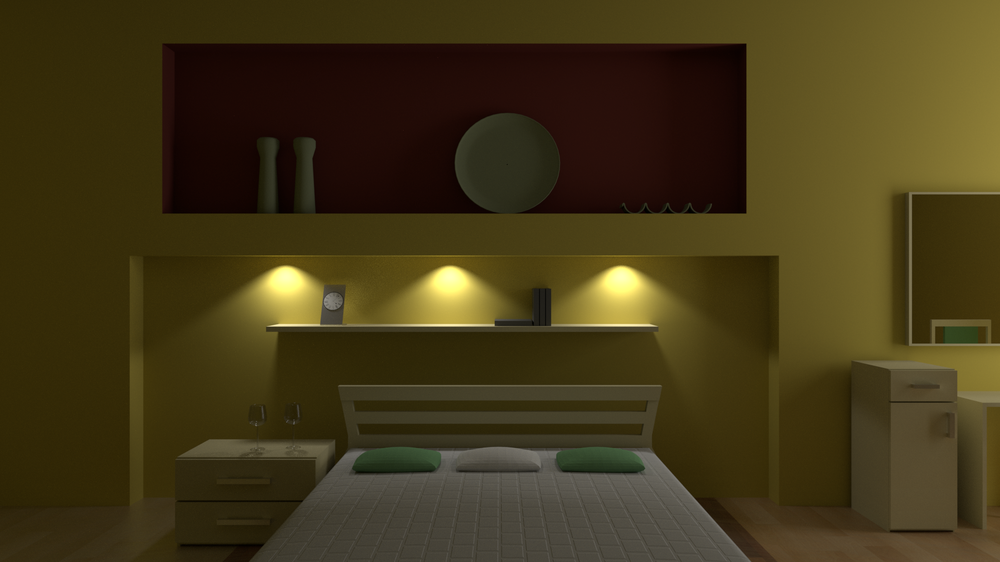
#> input picture images/room1.png, 1000 x 562 px, shrunk from 1920 x 1080 before the run
$ python sift_pairs.py
#> lines starting #> are read from the running program, lines starting #| are printed output that depends on the picture
#> further down, img1 is the input picture: shape (562, 1000, 3); mean B, G, R 23.9, 55.3, 66.8
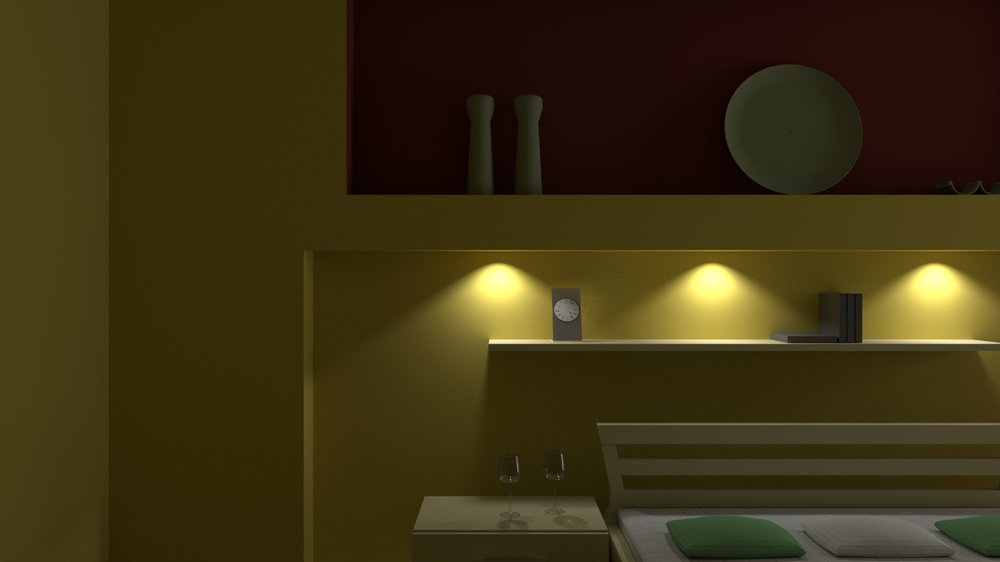
#> input picture images/room2.png, 1000 x 562 px, shrunk from 1920 x 1080 before the run
#> further down, img2 is the input picture: shape (562, 1000, 3); mean B, G, R 18.9, 49.3, 60.5
import cv2 as cv
import numpy as np


def get_keypoint_pairs(img1, img2):

    sift = cv.xfeatures2d.SIFT_create()
    kp1, des1 = sift.detectAndCompute(img1, None)
#> kp1 = 138 keypoints; strongest (x, y, size): (286, 290, 37), (450, 292, 42.4), (621, 292, 40.9), (493, 325, 2.2)
    kp2, des2 = sift.detectAndCompute(img2, None)
#> kp2 = 82 keypoints; strongest (x, y, size): (500, 295, 49.8), (931, 298, 51.9), (492, 341, 4), (551, 341, 3.6)

    # print(des1.shape)
    # print(des2.shape)

    distances = np.zeros((des1.shape[0], des2.shape[0]))
    for i in range(des1.shape[0]):
        for j in range(des2.shape[0]):
            distance = np.sum(np.abs(des1[i] - des2[j]))
            distances[i, j] = distance
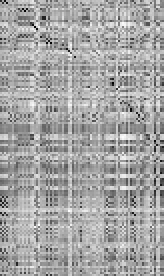
#> distances: shape (138, 82) float64 (shown 2 times larger); min 183, max 5558, mean 3669.9; drawn with min black and max white
    # print(np.argmin(distances, axis=1))

    potential_pairs = [(p1, np.argmin(distances[p1])) for p1 in range(distances.shape[0])]
#> potential_pairs = 138 pairs, first value 0 to 137, second value 0 to 81
    pairs = []
    for pair in potential_pairs:
        if np.argmin(distances[:, pair[1]]) == pair[0]:
            pairs.append(pair)
#> this loop made 138 passes
#> pair on passes 1 to 12: (0, 2), (1, 3), (2, 41), (3, 77), (4, 11), (5, 12), (6, 66), (7, 66), (8, 21), (9, 22), (10, 55), (11, 15)
#> after the loop, pairs = 42 pairs, first value 0 to 131, second value 0 to 81

    kp_pairs = [(kp1[pair[0]], kp2[pair[1]]) for pair in pairs]
#> kp_pairs = 42 items

    # removing points with the same coords
    coord_pairs = [((pair[0].pt, pair[1].pt), pair) for pair in kp_pairs]
#> coord_pairs = 42 items

    used_coords = []
    verified_pairs = []
    for coords, pair in coord_pairs:
        if coords not in used_coords:
            used_coords.append(coords)
            verified_pairs.append(pair)
#> this loop made 42 passes
#> (coords, pair) on passes 3, 4, 7, 8, 11, 12, 14: (((270, 146.8), (484.8, 107.6)), 2 keypoints; (x, y, size): (270, 147, 12), (485, 108, 15.5)), (((270, 146.8), (484.8, 107.6)), 2 keypoints; (x, y, size): (270, 147, 12), (485, 108, 15.5)), (((286.3, 289.7), (499.6, 294.8)), 2 keypoints; (x, y, size): (286, 290, 37), (500, 295, 49.8)), (((286.3, 289.7), (499.6, 294.8)), 2 keypoints; (x, y, size): (286, 290, 37), (500, 295, 49.8)), (((308.1, 146.8), (535.4, 105.8)), 2 keypoints; (x, y, size): (308, 147, 12.4), (535, 106, 13)), (((318.3, 324.9), (550.8, 341.4)), 2 keypoints; (x, y, size): (551, 341, 3.6), (318, 325, 2.3)), (((326.8, 314.1), (559.6, 327.6)), 2 keypoints; (x, y, size): (560, 328, 12.2), (327, 314, 9.3))
#> coords on passes 1, 2, 5, 6, 9, 10: ((182.9, 196.1), (369.3, 173.7)), ((182.9, 196.1), (369.3, 173.7)), ((275.9, 449.6), (537.8, 515.6)), ((275.9, 449.6), (537.8, 515.6)), ((286.5, 202.8), (505.9, 181.9)), ((286.5, 202.8), (505.9, 181.9))
#> after the loop, used_coords = 32 items; verified_pairs = 32 items

    print('kp_pairs: ', len(kp_pairs))
#| kp_pairs:  42
    print('verified pairs (no doubles): ', len(verified_pairs))
#| verified pairs (no doubles):  32

    # return kp1_filtered, des1_filtered, kp2_filtered, des2_filtered
    return verified_pairs


if __name__ == '__main__':
    file1 = 'images/room1.png'
    file2 = 'images/room2.png'

    img1 = cv.imread(file1)
    img2 = cv.imread(file2)

    kp_pairs = get_keypoint_pairs(img1, img2)
#> kp_pairs = 32 items
    # for pair in kp_pairs:
    #     print(pair[0].pt, '    ', pair[1].pt)
